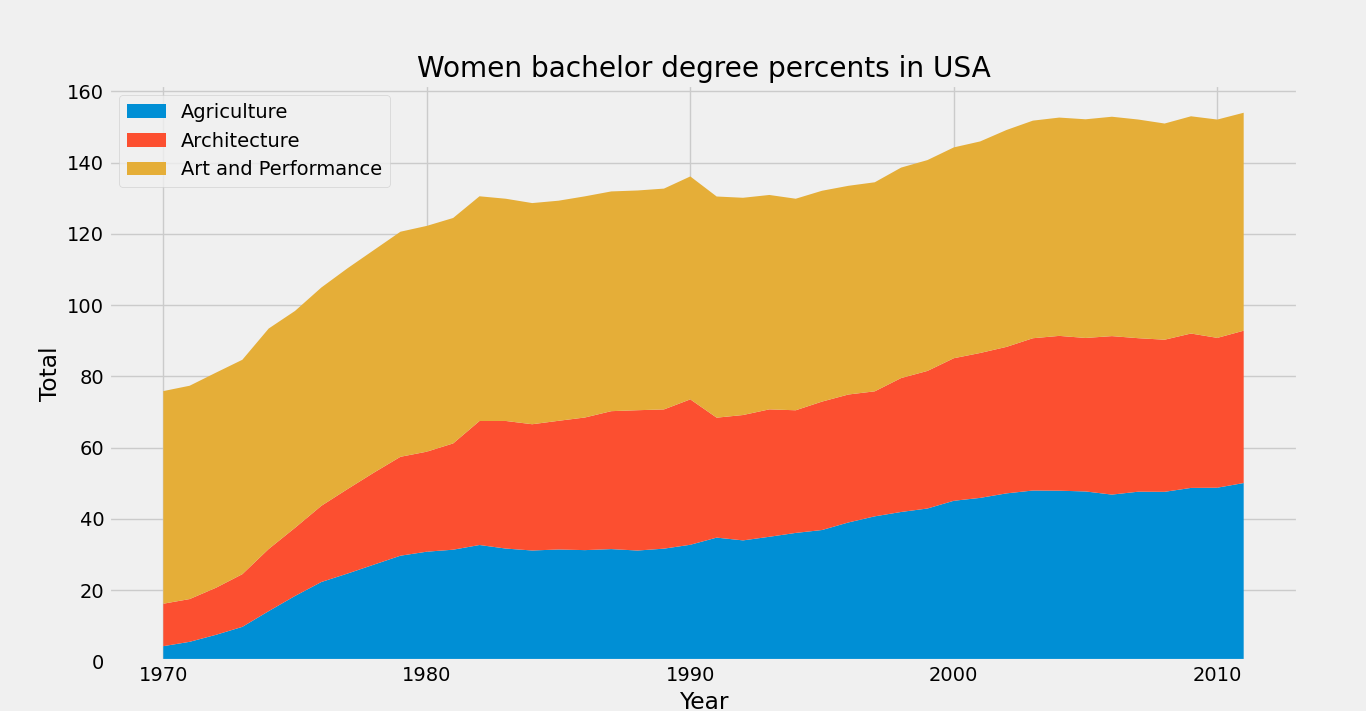

Generate this figure with Python:
'''
@Author:Yohannes Assebe(John Assebe) github
stack plot 
'''
from matplotlib import pyplot as plt 
import pandas as pd 
plt.style.use('fivethirtyeight')
df=pd.read_csv('../percent_bachelors_degrees_women_usa.csv')
cols=df.columns.values # list of columns name assigned to cols  
plt.stackplot(df[cols[0]],# Assign values for x-value
	df[cols[1]],df[cols[2]],df[cols[3]], 
	# list of column values  Forexample df[cols[1]]=df['Agriculture']
	labels=[cols[1],cols[2],cols[3]])
plt.xlabel("Year")
plt.ylabel('Total')
plt.title("Women bachelor degree percents in USA")
plt.legend(loc='upper left')
# plt.tight_layout()
plt.show()
